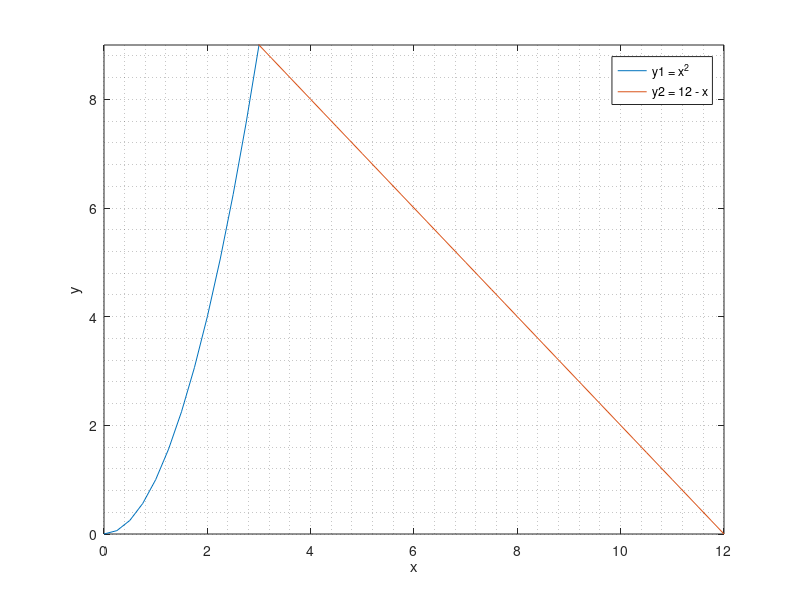

MATLAB code to generate this figure: (Note: this script raises an error after producing the figure.)
clear; clc; clf;
% this script tests quasi Monte-Carlo. 
%% plot pattern. 
xaxis = 0 : 0.25 : 12;
y1 = xaxis .^ 2;
y2 = 12 - xaxis;
plot(xaxis, y1, xaxis, y2);
xlabel('x');
ylabel('y');
legend('y1 = x^2','y2 = 12 - x');
axis([0 12 0 9]);
grid minor
%% Quasi Monte Carlo.
% total number of random points.
N = 1000;
x = halton(10000,2,5577);